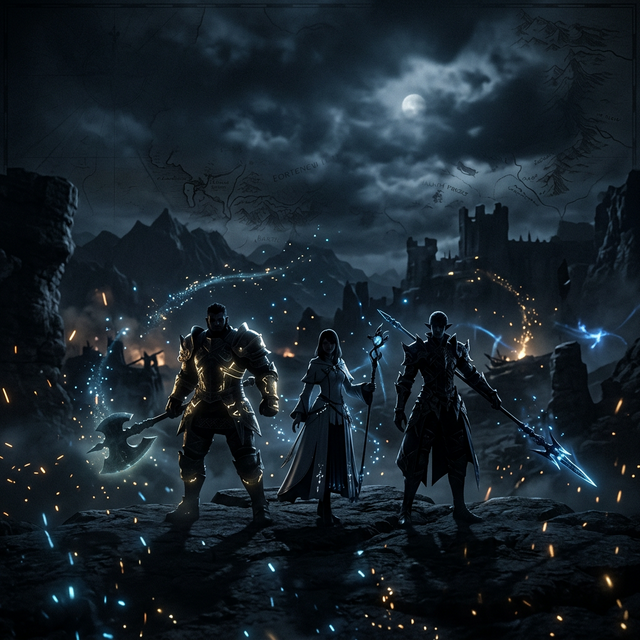
#> input picture packages/fl-ranking/src/assets/ff14_fl_ranking_bg.png, 640 x 640 px
$ python ff14_photo_studio.py --input ../../packages/fl-ranking/src/assets/ff14_fl_ranking_bg.png
#> lines starting #> are read from the running program, lines starting #| are printed output that depends on the picture
#!/usr/bin/env python3
"""
FF14 Photo Studio

Post-processes FFXIV screenshots into polished, photographer-like variants.
This script does not automate gameplay or client input; it only edits image files.
"""

from __future__ import annotations

import argparse
import html
import math
import time
from dataclasses import dataclass
from pathlib import Path
from typing import Iterable

from PIL import (
    Image,
    ImageChops,
    ImageDraw,
    ImageEnhance,
    ImageFilter,
    ImageFont,
    ImageOps,
)


SUPPORTED_EXTENSIONS = {".bmp", ".jpg", ".jpeg", ".png", ".webp"}


@dataclass(frozen=True)
class GradeProfile:
    name: str
    brightness: float
    contrast: float
    color: float
    sharpness: float
    warmth: int
    shadow_tint: tuple[int, int, int]
    vignette: float
    bloom: float


PROFILES: dict[str, GradeProfile] = {
    "cinematic": GradeProfile(
        name="cinematic",
        brightness=1.02,
        contrast=1.18,
        color=1.08,
        sharpness=1.18,
        warmth=5,
        shadow_tint=(7, 10, 22),
        vignette=0.36,
        bloom=0.12,
    ),
    "portrait": GradeProfile(
        name="portrait",
        brightness=1.06,
        contrast=1.10,
        color=1.12,
        sharpness=1.12,
        warmth=9,
        shadow_tint=(9, 8, 18),
        vignette=0.28,
        bloom=0.16,
    ),
    "crisp": GradeProfile(
        name="crisp",
        brightness=1.00,
        contrast=1.22,
        color=1.02,
        sharpness=1.35,
        warmth=0,
        shadow_tint=(4, 8, 16),
        vignette=0.22,
        bloom=0.04,
    ),
    "night": GradeProfile(
        name="night",
        brightness=0.98,
        contrast=1.24,
        color=0.96,
        sharpness=1.14,
        warmth=-8,
        shadow_tint=(4, 10, 32),
        vignette=0.42,
        bloom=0.20,
    ),
    "dawn": GradeProfile(
        name="dawn",
        brightness=1.07,
        contrast=1.12,
        color=1.16,
        sharpness=1.10,
        warmth=15,
        shadow_tint=(18, 8, 14),
        vignette=0.26,
        bloom=0.18,
    ),
    "noir": GradeProfile(
        name="noir",
        brightness=1.00,
        contrast=1.34,
        color=0.08,
        sharpness=1.24,
        warmth=0,
        shadow_tint=(0, 0, 0),
        vignette=0.48,
        bloom=0.05,
    ),
}


CROP_RATIOS = {
    "original": None,
    "square": 1.0,
    "4x5": 4 / 5,
    "16x9": 16 / 9,
    "9x16": 9 / 16,
}


# [19 lines left out: function default_screenshot_dirs, not called in this run]


def find_images(path: Path) -> list[Path]:
    if path.is_file():
        return [path] if path.suffix.lower() in SUPPORTED_EXTENSIONS else []

    if not path.exists():
        return []

    return sorted(
        (
            item
            for item in path.iterdir()
            if item.is_file() and item.suffix.lower() in SUPPORTED_EXTENSIONS
        ),
        key=lambda item: item.stat().st_mtime,
        reverse=True,
    )


# [7 lines left out: function find_default_screenshot_dir, not called in this run]


def resolve_input(input_path: str | None, latest: bool) -> list[Path]:
    if input_path:
        path = Path(input_path).expanduser()
        images = find_images(path)
        if not images:
            raise FileNotFoundError(f"No supported screenshots found in: {path}")
        if latest:
            return images[:1]
        return images

    for candidate in default_screenshot_dirs():
        images = find_images(candidate)
        if images:
            return images[:1] if latest else images

    raise FileNotFoundError(
        "FF14 screenshot folder was not found. Pass --input with a file or folder."
    )


def smart_crop(image: Image.Image, ratio_name: str) -> Image.Image:
    target_ratio = CROP_RATIOS[ratio_name]
    if target_ratio is None:
        return image

    width, height = image.size
    current_ratio = width / height

    if math.isclose(current_ratio, target_ratio, rel_tol=0.01):
        return image

    if current_ratio > target_ratio:
        new_width = int(height * target_ratio)
        new_height = height
    else:
        new_width = width
        new_height = int(width / target_ratio)

    center_x = width * 0.5
    center_y = height * (0.46 if target_ratio < 1 else 0.5)

    left = int(max(0, min(width - new_width, center_x - new_width / 2)))
    top = int(max(0, min(height - new_height, center_y - new_height / 2)))

    return image.crop((left, top, left + new_width, top + new_height))


def autolevel(image: Image.Image) -> Image.Image:
    return ImageOps.autocontrast(image, cutoff=0.6)


def apply_warmth(image: Image.Image, warmth: int) -> Image.Image:
    if warmth == 0:
        return image

    red, green, blue = image.split()
    red = red.point(lambda value: max(0, min(255, value + warmth)))
    blue = blue.point(lambda value: max(0, min(255, value - warmth)))
    green = green.point(lambda value: max(0, min(255, value + warmth * 0.15)))
    return Image.merge("RGB", (red, green, blue))


def tint_shadows(image: Image.Image, tint: tuple[int, int, int]) -> Image.Image:
    if tint == (0, 0, 0):
        return image

    grayscale = ImageOps.grayscale(image)
    shadow_mask = grayscale.point(lambda value: max(0, 120 - value) * 2)
    overlay = Image.new("RGB", image.size, tint)
    tinted = Image.composite(overlay, image, shadow_mask)
    return Image.blend(tinted, image, 0.88)


def add_bloom(image: Image.Image, amount: float) -> Image.Image:
    if amount <= 0:
        return image

    highlights = ImageOps.autocontrast(image).filter(ImageFilter.GaussianBlur(radius=8))
    return Image.blend(image, highlights, amount)


def add_vignette(image: Image.Image, strength: float) -> Image.Image:
    if strength <= 0:
        return image

    width, height = image.size
    mask = Image.new("L", image.size, 0)
    pixels = mask.load()
    center_x = width / 2
    center_y = height / 2
    max_distance = math.sqrt(center_x**2 + center_y**2)

    for y in range(height):
        for x in range(width):
            distance = math.sqrt((x - center_x) ** 2 + (y - center_y) ** 2)
            value = int(255 * min(1.0, (distance / max_distance) ** 1.55) * strength)
            pixels[x, y] = value

    dark = Image.new("RGB", image.size, (0, 0, 0))
    return Image.composite(dark, image, mask)


def add_depth_of_field(
    image: Image.Image,
    strength: float,
    focus_y: float,
) -> Image.Image:
    if strength <= 0:
        return image

    width, height = image.size
    blur_radius = max(1.0, min(width, height) * 0.012 * strength)
    blurred = image.filter(ImageFilter.GaussianBlur(radius=blur_radius))

    mask_size = (max(64, width // 8), max(64, height // 8))
    mask = Image.new("L", mask_size, 0)
    pixels = mask.load()
    center_x = mask_size[0] * 0.5
    center_y = mask_size[1] * focus_y
    radius_x = mask_size[0] * 0.34
    radius_y = mask_size[1] * 0.30

    for y in range(mask_size[1]):
        for x in range(mask_size[0]):
            dx = (x - center_x) / radius_x
            dy = (y - center_y) / radius_y
            distance = math.sqrt(dx**2 + dy**2)
            fade = max(0.0, min(1.0, (distance - 0.62) / 0.58))
            smooth = fade * fade * (3 - 2 * fade)
            pixels[x, y] = int(255 * (1 - smooth))

    mask = mask.filter(ImageFilter.GaussianBlur(radius=max(4, mask_size[0] // 45)))
    mask = mask.resize(image.size, Image.Resampling.LANCZOS)
    return Image.composite(image, blurred, mask)


def add_film_grain(image: Image.Image, amount: float) -> Image.Image:
    if amount <= 0:
        return image

    sigma = 12 + 18 * amount
    noise = Image.effect_noise(image.size, sigma).convert("L")
    noise = ImageOps.autocontrast(noise)
    grain = Image.merge("RGB", (noise, noise, noise))
    overlaid = ImageChops.overlay(image, grain)
    return Image.blend(image, overlaid, min(0.22, amount * 0.18))


def grade_image(image: Image.Image, profile: GradeProfile) -> Image.Image:
    result = autolevel(image.convert("RGB"))
    result = ImageEnhance.Brightness(result).enhance(profile.brightness)
    result = ImageEnhance.Contrast(result).enhance(profile.contrast)
    result = ImageEnhance.Color(result).enhance(profile.color)
    result = apply_warmth(result, profile.warmth)
    result = tint_shadows(result, profile.shadow_tint)
    result = add_bloom(result, profile.bloom)
    result = ImageEnhance.Sharpness(result).enhance(profile.sharpness)
    return add_vignette(result, profile.vignette)


def build_output_path(
    source: Path,
    output_dir: Path,
    profile: str,
    crop: str,
    suffix: str,
) -> Path:
    stem = source.stem
    filename = f"{stem}_{profile}_{crop}{suffix}.jpg"
    return output_dir / filename


# [11 lines left out: function output_exists_for_profiles, not called in this run]


def process_image(
    source: Path,
    output_dir: Path,
    profiles: Iterable[str],
    crop: str,
    suffix: str,
    quality: int,
    dof: float,
    grain: float,
    focus_y: float,
    contact_sheet: bool,
) -> list[Path]:
#> called with crop = 'original', suffix = '', quality = 94, dof = 0, grain = 0, focus_y = 0.47, contact_sheet = False
    output_dir.mkdir(parents=True, exist_ok=True)
    written: list[Path] = []

    with Image.open(source) as raw:
#> raw is the input picture: PIL image 640x640 RGB; mean R, G, B 24.4, 35.9, 44.2
        base = smart_crop(raw.convert("RGB"), crop)
        for profile_name in profiles:
            profile = PROFILES[profile_name]
            edited = grade_image(base, profile)
            edited = add_depth_of_field(edited, dof, focus_y)
            edited = add_film_grain(edited, grain)
            output_path = build_output_path(source, output_dir, profile_name, crop, suffix)
            edited.save(output_path, "JPEG", quality=quality, optimize=True, progressive=True)
            written.append(output_path)
#> this loop made 3 passes
#> pass 1, in grade_image, `result = autolevel(image.convert("RGB"))`:
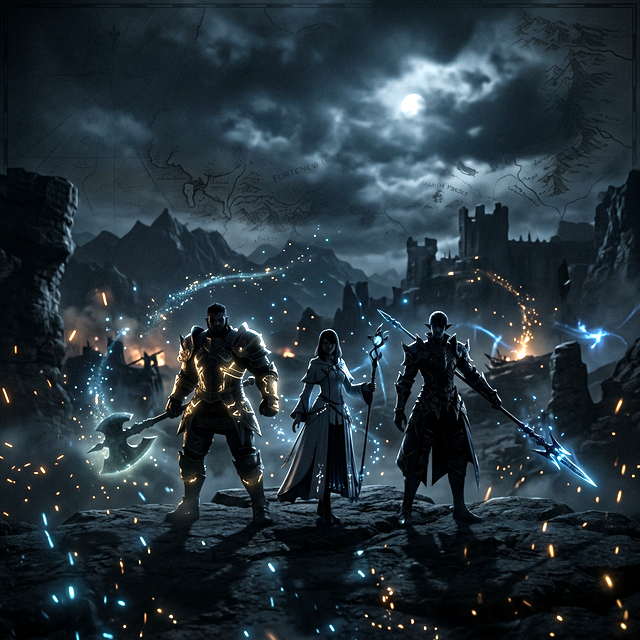
#> result: PIL image 640x640 RGB; mean R, G, B 37.8, 52, 60.5
#> pass 1, in grade_image, `result = ImageEnhance.Contrast(result).enhance(profile.contrast)`:
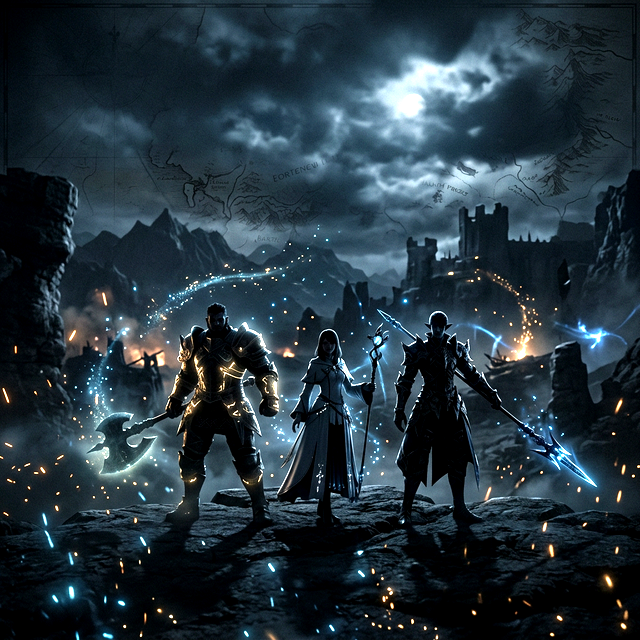
#> result: PIL image 640x640 RGB; mean R, G, B 36.5, 52.8, 62.8
#> after the loop, written = 3 items

        if contact_sheet and written:
            written.append(
                build_contact_sheet(
                    source=source,
                    base=base,
                    edited_paths=written,
                    output_dir=output_dir,
                    crop=crop,
                    suffix=suffix,
                    quality=quality,
                )
            )

    return written


# [187 lines left out: functions build_contact_sheet, write_gallery, is_stable_file, watch_screenshots, print_gpose_card, not called in this run]


def parse_profiles(value: str) -> list[str]:
    names = [item.strip().lower() for item in value.split(",") if item.strip()]
    unknown = [name for name in names if name not in PROFILES]
    if unknown:
        valid = ", ".join(sorted(PROFILES))
        raise ValueError(f"Unknown profile(s): {', '.join(unknown)}. Valid: {valid}")
    return names or ["cinematic"]


def parse_args() -> argparse.Namespace:
    parser = argparse.ArgumentParser(
        description="Turn FF14 screenshots into photographer-like edits.",
    )
    parser.add_argument(
        "-i",
        "--input",
        help="Screenshot file or folder. Defaults to the FF14 screenshots folder.",
    )
    parser.add_argument(
        "-o",
        "--output",
        default="outputs/ff14-photo-studio",
        help="Output folder. Default: outputs/ff14-photo-studio",
    )
    parser.add_argument(
        "--profile",
        default="cinematic,portrait,crisp",
        help=f"Comma-separated profiles. Valid: {', '.join(sorted(PROFILES))}",
    )
    parser.add_argument(
        "--crop",
        choices=sorted(CROP_RATIOS),
        default="original",
        help="Composition crop ratio.",
    )
    parser.add_argument(
        "--latest",
        action="store_true",
        help="Only process the newest screenshot from the input folder.",
    )
    parser.add_argument(
        "--all",
        action="store_true",
        help="Process every screenshot in the input folder.",
    )
    parser.add_argument(
        "--watch",
        action="store_true",
        help="Watch the screenshot folder and auto-edit new screenshots.",
    )
    parser.add_argument(
        "--watch-existing",
        action="store_true",
        help="When using --watch, also process screenshots already in the folder.",
    )
    parser.add_argument(
        "--dof",
        type=float,
        default=0.0,
        help="Fake depth-of-field strength from 0 to 2. Default: 0",
    )
    parser.add_argument(
        "--focus-y",
        type=float,
        default=0.47,
        help="Vertical focus point for --dof from 0 top to 1 bottom. Default: 0.47",
    )
    parser.add_argument(
        "--grain",
        type=float,
        default=0.0,
        help="Film grain strength from 0 to 1. Default: 0",
    )
    parser.add_argument(
        "--contact-sheet",
        action="store_true",
        help="Save a comparison sheet with original and edited variants.",
    )
    parser.add_argument(
        "--gallery",
        action="store_true",
        help="Write an index.html gallery in the output folder.",
    )
    parser.add_argument(
        "--interval",
        type=float,
        default=1.0,
        help="Watch polling interval in seconds. Default: 1.0",
    )
    parser.add_argument(
        "--stable-seconds",
        type=float,
        default=0.6,
        help="Wait until a new screenshot is stable for this many seconds.",
    )
    parser.add_argument(
        "--suffix",
        default="",
        help="Extra suffix for output filenames.",
    )
    parser.add_argument(
        "--quality",
        type=int,
        default=94,
        help="JPEG quality from 1 to 95. Default: 94",
    )
    parser.add_argument(
        "--guide",
        action="store_true",
        help="Print a GPose shooting checklist.",
    )
    return parser.parse_args()


def main() -> int:
    args = parse_args()
    if args.guide:
        print_gpose_card()
        print()

    profiles = parse_profiles(args.profile)
    latest = args.latest or not args.all
    output_dir = Path(args.output).expanduser()
    quality = max(1, min(95, args.quality))
    dof = max(0.0, min(2.0, args.dof))
    grain = max(0.0, min(1.0, args.grain))
    focus_y = max(0.15, min(0.85, args.focus_y))

    if args.watch:
        folder = (
            Path(args.input).expanduser()
            if args.input
            else find_default_screenshot_dir()
        )
        if not folder.is_dir():
            raise FileNotFoundError("--watch requires --input to be a folder.")
        watch_screenshots(
            folder=folder,
            output_dir=output_dir,
            profiles=profiles,
            crop=args.crop,
            suffix=args.suffix,
            quality=quality,
            dof=dof,
            grain=grain,
            focus_y=focus_y,
            contact_sheet=args.contact_sheet,
            gallery=args.gallery,
            interval=max(0.2, args.interval),
            stable_seconds=max(0.0, args.stable_seconds),
            process_existing=args.watch_existing,
        )
        return 0

    sources = resolve_input(args.input, latest=latest)

    print(f"Processing {len(sources)} screenshot(s)")
    print(f"Profiles: {', '.join(profiles)}")
    print(f"Crop: {args.crop}")
    print(f"Depth of field: {dof}")
    print(f"Film grain: {grain}")
    print(f"Output: {output_dir.resolve()}")

    written: list[Path] = []
    for source in sources:
        written.extend(
            process_image(
                source=source,
                output_dir=output_dir,
                profiles=profiles,
                crop=args.crop,
                suffix=args.suffix,
                quality=quality,
                dof=dof,
                grain=grain,
                focus_y=focus_y,
                contact_sheet=args.contact_sheet,
            )
        )

    for path in written:
        print(f"Saved: {path}")

    if args.gallery:
        print(f"Gallery: {write_gallery(output_dir)}")

    return 0


if __name__ == "__main__":
    try:
        raise SystemExit(main())
#> (the program exits here)
